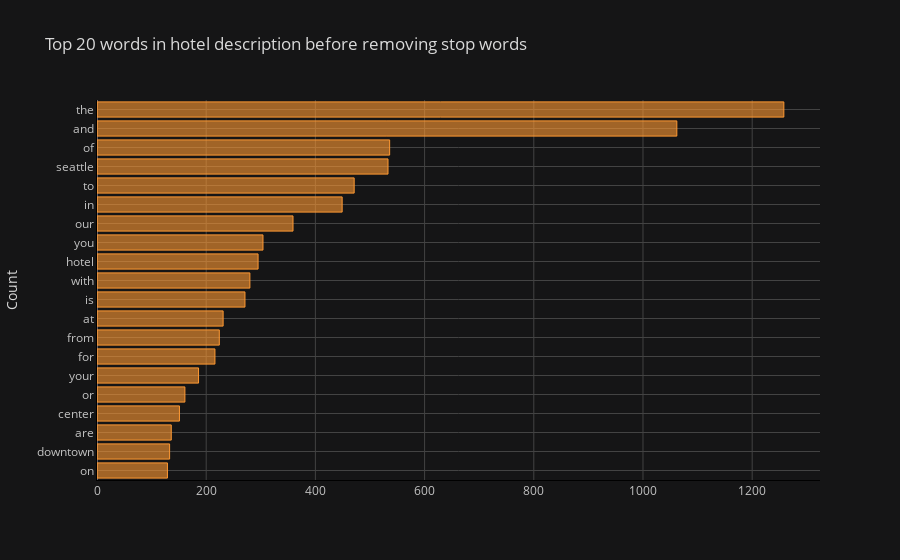

Notebook source saved alongside this figure:
### Markdown cell above
### Visualize Token (vocabulary) Frequency Distribution Before Removing Stop Words

### Code cell
def get_top_n_words(corpus, n = None):
    vec = CountVectorizer().fit(corpus)
    bag_of_words = vec.transform(corpus)
    sum_words = bag_of_words.sum(axis = 0) 
    words_freq = [(word, sum_words[0, idx]) for word, idx in vec.vocabulary_.items()]
    words_freq = sorted(words_freq, key = lambda x: x[1], reverse = True)
    return words_freq[:n]
common_words = get_top_n_words(df['desc'], 20)
df1 = pd.DataFrame(common_words, columns = ['desc' , 'count'])
df1.groupby('desc').sum()['count'].sort_values().iplot(kind = 'barh', yTitle = 'Count', linecolor = 'black', title = 'Top 20 words in hotel description before removing stop words')

### Figure 1 — Plotly figure (JSON) as saved in the notebook; plotly's stock layout.template omitted (floating-point values rounded to 4 significant figures)
{"data": [{"marker": {"color": "rgba(255, 153, 51, 0.6)", "line": {"color": "rgba(255, 153, 51, 1.0)", "width": 1}}, "name": "count", "orientation": "h", "text": "", "type": "bar", "x": [129, 133, 136, 151, 161, 186, 216, 224, 231, 271, 280, 295, 304, 359, 449, 471, 533, 536, 1062, 1258], "y": ["on", "downtown", "are", "center", "or", "your", "for", "from", "at", "is", "with", "hotel", "you", "our", "in", "to", "seattle", "of", "and", "the"]}], "layout": {"legend": {"bgcolor": "#151516", "font": {"color": "#D9D9D9"}}, "paper_bgcolor": "#151516", "plot_bgcolor": "#151516", "title": {"font": {"color": "#D9D9D9"}, "text": "Top 20 words in hotel description before removing stop words"}, "xaxis": {"gridcolor": "#434343", "linecolor": "black", "showgrid": true, "tickfont": {"color": "#C2C2C2"}, "title": {"font": {"color": "#D9D9D9"}, "text": ""}, "zerolinecolor": "#666570"}, "yaxis": {"gridcolor": "#434343", "linecolor": "black", "showgrid": true, "tickfont": {"color": "#C2C2C2"}, "title": {"font": {"color": "#D9D9D9"}, "text": "Count"}, "zerolinecolor": "#666570"}}}
